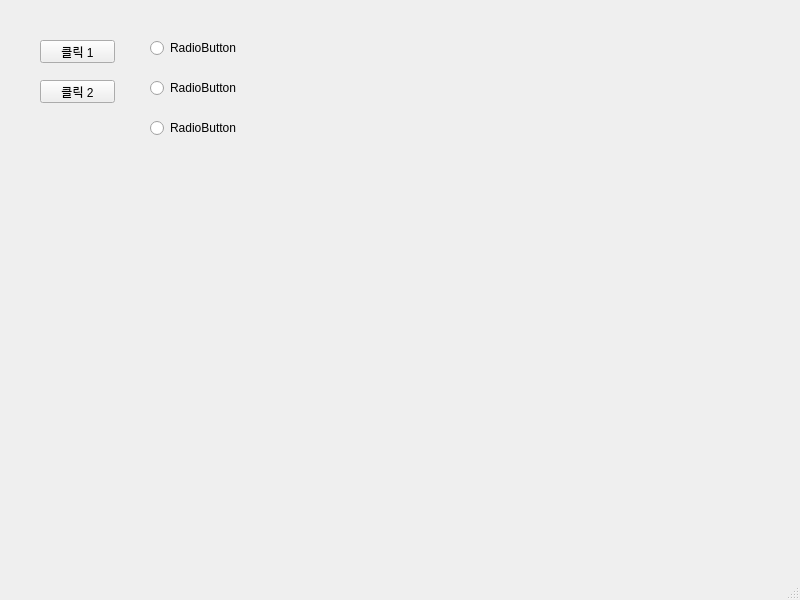
<?xml version="1.0" encoding="UTF-8"?>
<ui version="4.0">
 <class>MainWindow</class>
 <widget class="QMainWindow" name="MainWindow">
  <property name="geometry">
   <rect>
    <x>0</x>
    <y>0</y>
    <width>800</width>
    <height>600</height>
   </rect>
  </property>
  <property name="windowTitle">
   <string>MainWindow</string>
  </property>
  <widget class="QWidget" name="centralwidget">
   <widget class="QPushButton" name="pushButton_1">
    <property name="geometry">
     <rect>
      <x>40</x>
      <y>40</y>
      <width>75</width>
      <height>23</height>
     </rect>
    </property>
    <property name="text">
     <string>클릭 1</string>
    </property>
   </widget>
   <widget class="QPushButton" name="pushButton_2">
    <property name="geometry">
     <rect>
      <x>40</x>
      <y>80</y>
      <width>75</width>
      <height>23</height>
     </rect>
    </property>
    <property name="text">
     <string>클릭 2</string>
    </property>
   </widget>
   <widget class="QRadioButton" name="radioButton_1">
    <property name="geometry">
     <rect>
      <x>150</x>
      <y>40</y>
      <width>90</width>
      <height>16</height>
     </rect>
    </property>
    <property name="text">
     <string>RadioButton</string>
    </property>
   </widget>
   <widget class="QRadioButton" name="radioButton_2">
    <property name="geometry">
     <rect>
      <x>150</x>
      <y>80</y>
      <width>90</width>
      <height>16</height>
     </rect>
    </property>
    <property name="text">
     <string>RadioButton</string>
    </property>
   </widget>
   <widget class="QRadioButton" name="radioButton_3">
    <property name="geometry">
     <rect>
      <x>150</x>
      <y>120</y>
      <width>90</width>
      <height>16</height>
     </rect>
    </property>
    <property name="text">
     <string>RadioButton</string>
    </property>
   </widget>
  </widget>
  <widget class="QMenuBar" name="menubar">
   <property name="geometry">
    <rect>
     <x>0</x>
     <y>0</y>
     <width>800</width>
     <height>21</height>
    </rect>
   </property>
  </widget>
  <widget class="QStatusBar" name="statusbar"/>
 </widget>
 <resources/>
 <connections/>
</ui>
